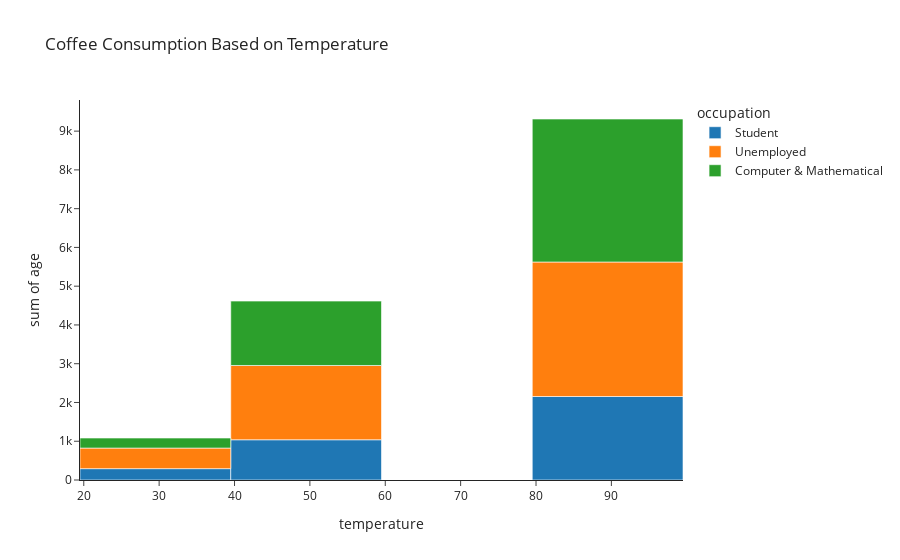

The code cell stored with this chart in its notebook:
### Code cell
#Understanding affects of temperature on coffee house visits
px.histogram(df_C_age_occ, x='temperature',y='age', color='occupation' , template='simple_white',title='Coffee Consumption Based on Temperature')

### Figure 1 — Plotly figure (JSON) as saved in the notebook; plotly's stock layout.template omitted (floating-point values rounded to 4 significant figures; data arrays with more than 128 entries replaced by an {"elided": "..."} marker saying what was removed)
{"data": [{"alignmentgroup": "True", "bingroup": "x", "histfunc": "sum", "hovertemplate": "occupation=Student<br>temperature=%{x}<br>sum of age=%{y}<extra></extra>", "legendgroup": "Student", "marker": {"color": "#1F77B4", "pattern": {"shape": ""}}, "name": "Student", "offsetgroup": "Student", "orientation": "v", "showlegend": true, "type": "histogram", "x": {"elided": "160 int values"}, "xaxis": "x", "y": {"elided": "160 int values"}, "yaxis": "y"}, {"alignmentgroup": "True", "bingroup": "x", "histfunc": "sum", "hovertemplate": "occupation=Unemployed<br>temperature=%{x}<br>sum of age=%{y}<extra></extra>", "legendgroup": "Unemployed", "marker": {"color": "#FF7F0E", "pattern": {"shape": ""}}, "name": "Unemployed", "offsetgroup": "Unemployed", "orientation": "v", "showlegend": true, "type": "histogram", "x": {"elided": "237 int values"}, "xaxis": "x", "y": {"elided": "237 int values"}, "yaxis": "y"}, {"alignmentgroup": "True", "bingroup": "x", "histfunc": "sum", "hovertemplate": "occupation=Computer & Mathematical<br>temperature=%{x}<br>sum of age=%{y}<extra></extra>", "legendgroup": "Computer & Mathematical", "marker": {"color": "#2CA02C", "pattern": {"shape": ""}}, "name": "Computer & Mathematical", "offsetgroup": "Computer & Mathematical", "orientation": "v", "showlegend": true, "type": "histogram", "x": {"elided": "205 int values"}, "xaxis": "x", "y": {"elided": "205 int values"}, "yaxis": "y"}], "layout": {"barmode": "relative", "legend": {"title": {"text": "occupation"}, "tracegroupgap": 0}, "title": {"text": "Coffee Consumption Based on Temperature"}, "xaxis": {"anchor": "y", "domain": [0, 1], "title": {"text": "temperature"}}, "yaxis": {"anchor": "x", "domain": [0, 1], "title": {"text": "sum of age"}}}}
